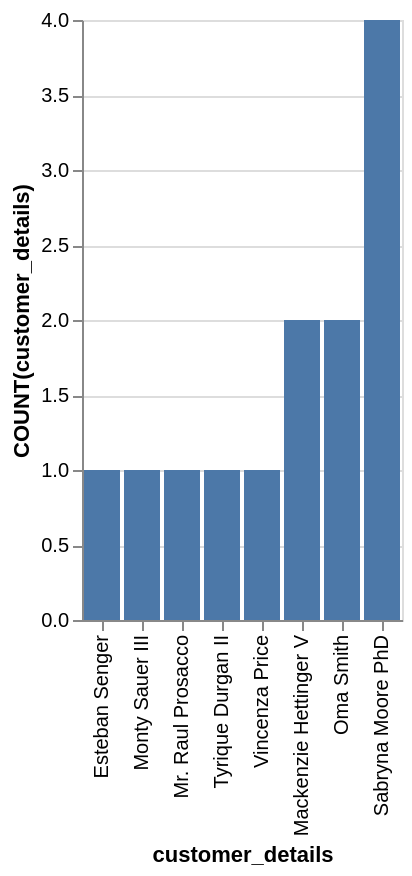

Write the Vega-Lite specification saved for this chart.
### Vega-Lite specification from a JSON file in a GitHub repository (floating-point values rounded to 4 significant figures)
{"data": {"values": [{"x_data": "Esteban Senger", "y_data": 1}, {"x_data": "Monty Sauer III", "y_data": 1}, {"x_data": "Mr. Raul Prosacco", "y_data": 1}, {"x_data": "Tyrique Durgan II", "y_data": 1}, {"x_data": "Vincenza Price", "y_data": 1}, {"x_data": "Mackenzie Hettinger V", "y_data": 2}, {"x_data": "Oma Smith", "y_data": 2}, {"x_data": "Sabryna Moore PhD", "y_data": 4}]}, "mark": "bar", "encoding": {"x": {"field": "x_data", "type": "nominal", "title": "customer_details", "sort": {"op": "sum", "field": "y_data", "order": "ascending"}}, "y": {"field": "y_data", "type": "quantitative", "title": "COUNT(customer_details)"}}}
